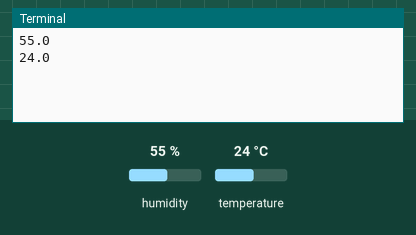
This program was run on a simulated Raspberry Pi (BCM pin numbers). On the bench: the last lines printed to the terminal. Inputs (shaded band) come from the test bench; at power-on: humidity 55 %, temperature 24 °C.

Above: at 1.2 s.
1.3 s: humidity set to 22 %
At 4.0 s:
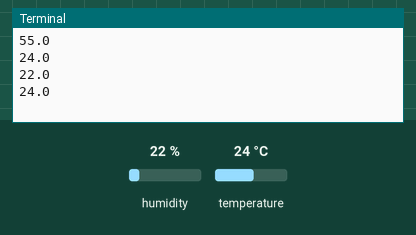
4.7 s: temperature set to 12 °C
At 6.8 s:
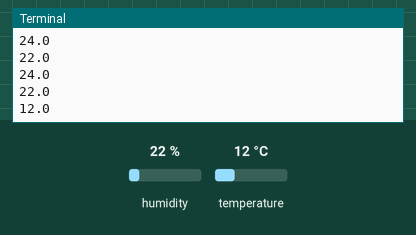
8.1 s: humidity set to 40 %
At 8.5 s:
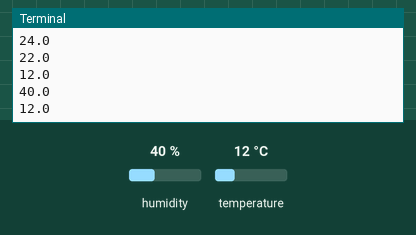
Timing chart, 0 to 11.1 s (numbered marks = the images above; inputs shaded):
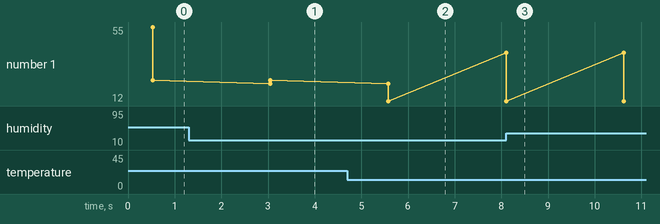

The program:

dhttest.py
```python
import Adafruit_DHT
import time
sensor = Adafruit_DHT.DHT11
pin = 17

while True:
    humidity, temperature = Adafruit_DHT.read_retry(sensor,pin)
    if humidity is not None and temperature is not None:
        print humidity
        print temperature
    time.sleep(2)
```

Measured:
- after the input at 1.3 s, the terminal: prints a new line after 1.8 s (image 1)
- after the input at 4.7 s, the terminal: prints a new line after 0.88 s (image 2)
- after the input at 8.1 s, the terminal: prints a new line at once (image 3)
- plotted number 1: 24 → 12 after the input at 4.7 s
